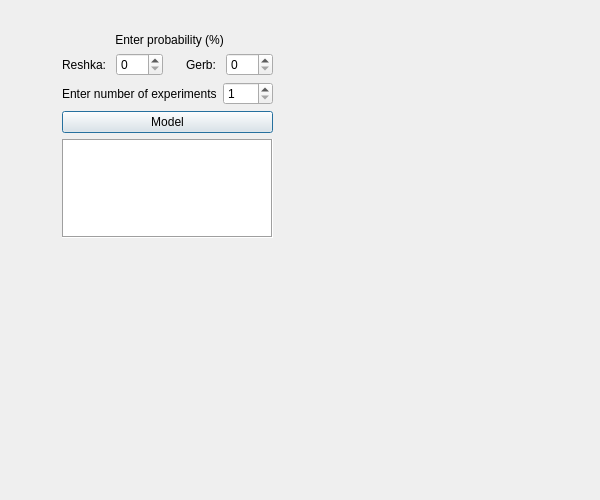
<?xml version="1.0" encoding="UTF-8"?>
<ui version="4.0">
 <class>Coins</class>
 <widget class="QDialog" name="Coins">
  <property name="geometry">
   <rect>
    <x>0</x>
    <y>0</y>
    <width>600</width>
    <height>500</height>
   </rect>
  </property>
  <property name="windowTitle">
   <string>Dialog</string>
  </property>
  <widget class="QWidget" name="layoutWidget">
   <property name="geometry">
    <rect>
     <x>62</x>
     <y>33</y>
     <width>211</width>
     <height>205</height>
    </rect>
   </property>
   <layout class="QVBoxLayout" name="verticalLayout_2">
    <item>
     <layout class="QVBoxLayout" name="verticalLayout">
      <item>
       <widget class="QLabel" name="En">
        <property name="text">
         <string>                Enter probability (%)</string>
        </property>
       </widget>
      </item>
      <item>
       <spacer name="verticalSpacer">
        <property name="orientation">
         <enum>Qt::Vertical</enum>
        </property>
        <property name="sizeHint" stdset="0">
         <size>
          <width>20</width>
          <height>18</height>
         </size>
        </property>
       </spacer>
      </item>
      <item>
       <layout class="QHBoxLayout" name="horizontalLayout">
        <item>
         <widget class="QLabel" name="label_2">
          <property name="text">
           <string>Reshka: </string>
          </property>
         </widget>
        </item>
        <item>
         <widget class="QSpinBox" name="Coin1">
          <property name="maximum">
           <number>100</number>
          </property>
         </widget>
        </item>
        <item>
         <spacer name="horizontalSpacer_3">
          <property name="orientation">
           <enum>Qt::Horizontal</enum>
          </property>
          <property name="sizeHint" stdset="0">
           <size>
            <width>13</width>
            <height>20</height>
           </size>
          </property>
         </spacer>
        </item>
        <item>
         <widget class="QLabel" name="label_3">
          <property name="text">
           <string>Gerb: </string>
          </property>
         </widget>
        </item>
        <item>
         <widget class="QSpinBox" name="Coin2">
          <property name="maximum">
           <number>100</number>
          </property>
         </widget>
        </item>
       </layout>
      </item>
      <item>
       <spacer name="verticalSpacer_2">
        <property name="orientation">
         <enum>Qt::Vertical</enum>
        </property>
        <property name="sizeHint" stdset="0">
         <size>
          <width>20</width>
          <height>17</height>
         </size>
        </property>
       </spacer>
      </item>
     </layout>
    </item>
    <item>
     <layout class="QHBoxLayout" name="horizontalLayout_2">
      <item>
       <widget class="QLabel" name="label">
        <property name="text">
         <string>Enter number of experiments</string>
        </property>
       </widget>
      </item>
      <item>
       <widget class="QSpinBox" name="Quantaty">
        <property name="minimum">
         <number>1</number>
        </property>
       </widget>
      </item>
     </layout>
    </item>
    <item>
     <spacer name="verticalSpacer_3">
      <property name="orientation">
       <enum>Qt::Vertical</enum>
      </property>
      <property name="sizeHint" stdset="0">
       <size>
        <width>20</width>
        <height>13</height>
       </size>
      </property>
     </spacer>
    </item>
    <item>
     <widget class="QPushButton" name="ModelButton">
      <property name="text">
       <string>Model</string>
      </property>
     </widget>
    </item>
    <item>
     <spacer name="verticalSpacer_4">
      <property name="orientation">
       <enum>Qt::Vertical</enum>
      </property>
      <property name="sizeHint" stdset="0">
       <size>
        <width>20</width>
        <height>13</height>
       </size>
      </property>
     </spacer>
    </item>
    <item>
     <widget class="QTextBrowser" name="Result">
      <property name="frameShape">
       <enum>QFrame::Box</enum>
      </property>
      <property name="tabStopWidth">
       <number>80</number>
      </property>
     </widget>
    </item>
   </layout>
  </widget>
 </widget>
 <resources/>
 <connections/>
</ui>
